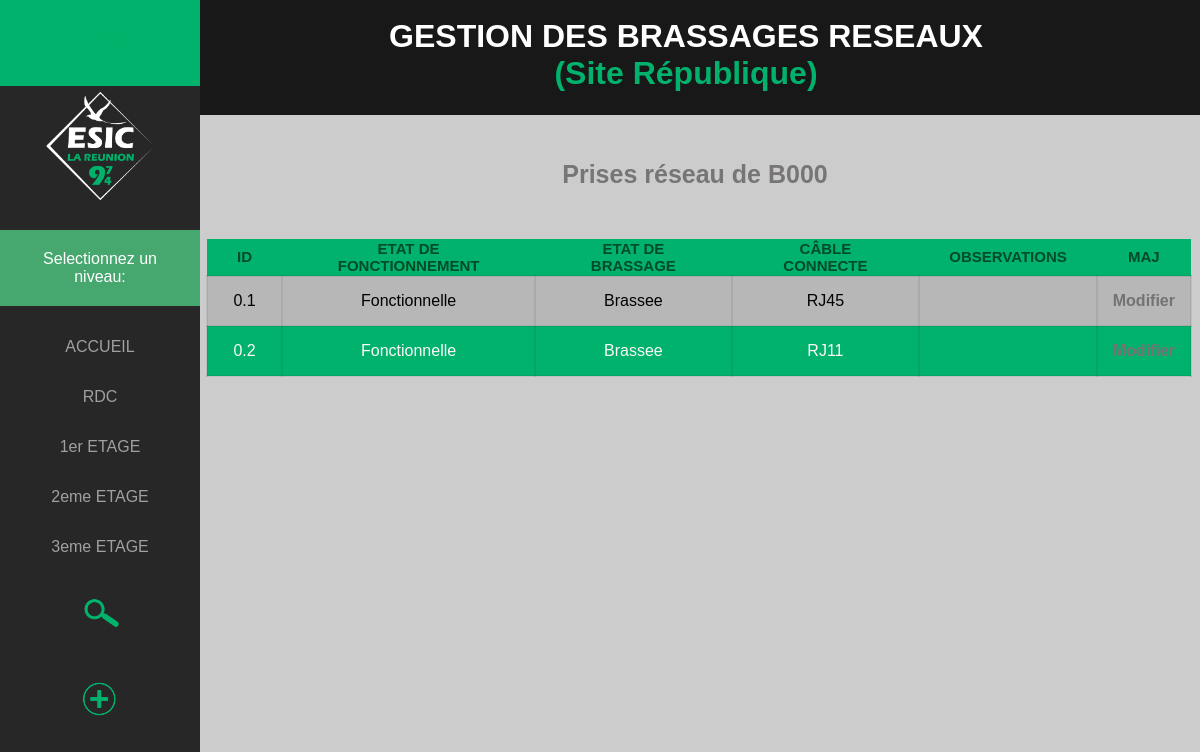
/site_republique/change/list_changebr.php?numemplacement=B000, run on the app's committed database.
### tables this page shows
CREATE TABLE IF NOT EXISTS `prise` (
  `id_prise` varchar(20) NOT NULL,
  `etat_fonct` varchar(20) NOT NULL,
  `etat_brassage` varchar(20) NOT NULL,
  `lieu_prise1` varchar(20) NOT NULL,
  `lieu_prise2` varchar(20) NOT NULL,
  `lieu_prise3` varchar(20) NOT NULL,
  `lieu_prise4` varchar(20) NOT NULL,
  `lieu_prise5` varchar(20) NOT NULL,
  `lieu_prise6` varchar(20) NOT NULL,
  `lieu_prise7` varchar(20) NOT NULL,
  `cable_connect` varchar(10) NOT NULL,
  `observation_prise` text NOT NULL,
  PRIMARY KEY (`id_prise`)
);

### site_republique/change/list_changebr.php (the view, shortened to what this page needs)
<!DOCTYPE HTML>
<html lang="fr">
    <head>
        <link rel="stylesheet" href="../../css/style.css">
    </head>
    <?php
    include('../connexion/connexion_prise.php');
    $pdoNum= $objetPdo->prepare('SELECT id_prise, etat_fonct, etat_brassage, cable_connect, observation_prise FROM prise WHERE lieu_prise5 = :num');
    $pdoNum->bindValue(':num', $_GET['numemplacement'], PDO::PARAM_STR);
    $executeIsOk = $pdoNum->execute();
    $prises = $pdoNum->fetchAll();
    ?>
    <body>
        <div class="titre_index">
        <h1>GESTION DES BRASSAGES RESEAUX <div class="titre_page">(Site République)</div>
        </h1>
    </div>
    <nav class="sidenav">
        <a href="../place/bureaux_rdc.php"><img class="retour" src="../../img/icone_retour.png"></a>
        <center><img class="logo_site" src="../../img/logo_esic.png"></center>
        <p class="selection">Selectionnez un niveau:</p>
        <a href="../place/accueil_prise.php">ACCUEIL</a>
        <a href="place/rdc_prises.php">RDC</a>
        <a href="place/bureaux_1er.php">1er ETAGE</a>
        <a href="place/bureaux_2eme.php">2eme ETAGE</a>
        <a href="place/sdr_3eme.php">3eme ETAGE</a>
        <a href="search.php"> <img class="search" src="../../img/icone_search.png"></a>
        <a href="add/add_prise.php"><img class="ajout_prise" src="../../img/icone_ajout.png"></a>
    </nav>
        <center>
            <h2>Prises réseau de <?= $_GET['numemplacement'] ?></h2>
           <section>
           <table>
                <tr >
                    <th >ID</th>
                    <th>ETAT DE FONCTIONNEMENT</th>
                    <th>ETAT DE BRASSAGE</th>
                    <th>CÂBLE CONNECTE</th>
                    <th>OBSERVATIONS</th>
                    <th>MAJ</th>
                </tr>
            <?php foreach ($prises as $prise): ?>
                    <tr>
                        <td><?= $prise['id_prise']?></td>
                        <td><?= $prise['etat_fonct'] ?></td>
                        <td><?= $prise['etat_brassage'] ?></td>
                        <td><?= $prise['cable_connect'] ?></td>
                        <td><?= $prise['observation_prise'] ?></td>
                        <td><a href="../change/form_change.php?numprise=<?= $prise['id_prise'] ?>"class="maj">Modifier</a></td>
                    </tr>
                <?php endforeach; ?>
            </table>
            </section>
            <br>
        </center>
    </body>
</html>

### css/style.css (style rules this page uses)
table { border-collapse: collapse; margin: auto; margin-top: 50px; }
* { font-family: 'Trebuchet MS', 'Lucida Sans Unicode', 'Lucida Grande', 'Lucida Sans', 'Arial', 'sans-serif'; }
td { border: 2px solid rgba(0, 0, 0, 0.07); padding: 15px; text-align: center; }
th { color: #004b28; font-size: 15px; padding-left: 30px; padding-right: 30px; }
table tr:nth-child(odd) { background-color: #01B26C; color: #fcf8f8; }
table tr:nth-child(even) { background-color: #b7b7b7; }
.maj { text-decoration: none; color: #737373; font-weight: bold; }
body { background-color: #cccccc; }
.sidenav { height: 100%; width: 200px; position: fixed; z-index: 1; top: 0; left: 0; background-color: #272727; overflow-x: hidden; overflow-y: hidden; }
.sidenav a { color: #a0a0a0; font-size: 16px; padding: 16px; text-decoration: none; display: block; text-align: center; }
.titre_index { background-color: #181818; color: white; padding: 1px; margin-top: -12px; margin-right: -12px; margin-left: 160px; text-align: center; }
.selection { background-color: #46a76f; color: white; text-align: center; font-size: 16px; margin-top: 20px; padding: 20px; }
.titre_page { color: #01B26C; }
h2 { color: #777576; text-align: center; font-size: 25px; margin-left: 190px; margin-top: 45px; }
.retour { height: 50px; }
.search { height: 50px; }
.ajout_prise { height: 50px; }
.logo_site { height: 120px; }
section { margin-left: 198px; }

### data on the page
prise: id_prise "0.1", etat_fonct "Fonctionnelle", etat_brassage "Brassee", cable_connect "RJ45"
prise: id_prise "0.2", etat_fonct "Fonctionnelle", etat_brassage "Brassee", cable_connect "RJ11"

### other printed values
$_GET['numemplacement'] "B000"
